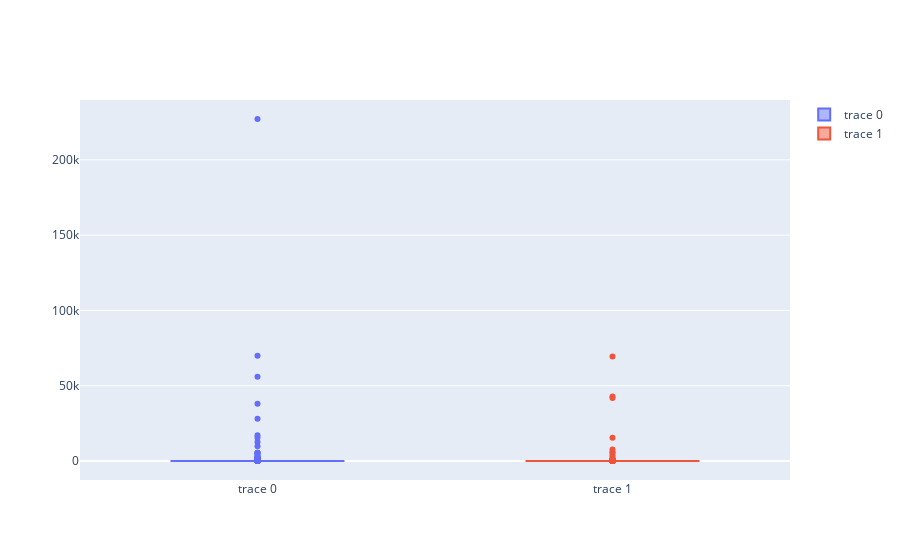

Notebook code for this chart:
### Code cell
#Plotly
fig = go.Figure()
fig.add_trace(go.Box(y=ag['growth (30 days)']))
fig.add_trace(go.Box(y=ag['growth (60 days)']))
fig.show()

### Figure 1 — Plotly figure (JSON) as saved in the notebook; plotly's stock layout.template omitted (floating-point values rounded to 4 significant figures; data arrays with more than 128 entries replaced by an {"elided": "..."} marker saying what was removed)
{"data": [{"type": "box", "y": {"elided": "1736 float values"}}, {"type": "box", "y": {"elided": "1736 float values"}}], "layout": {}}
